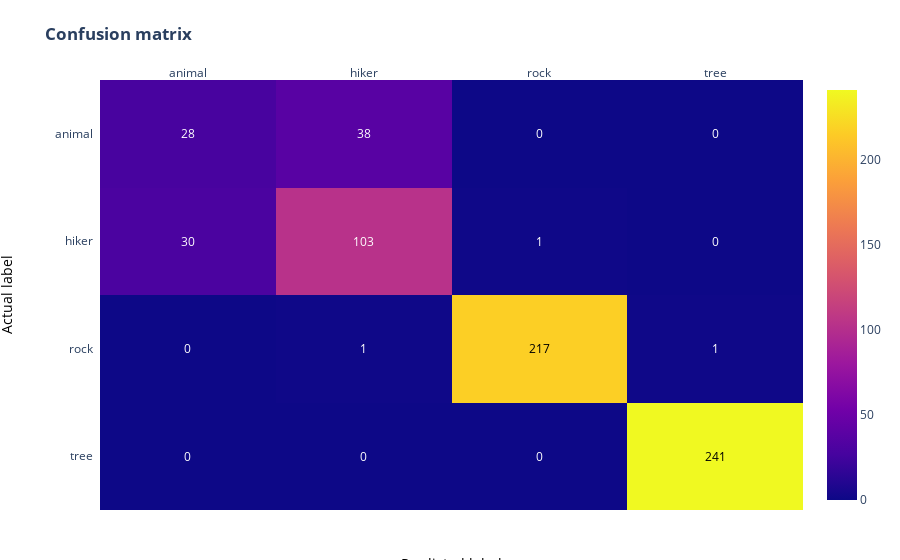

This figure's notebook cell:
### Code cell
#While the matrix above can be useful in calculations, it's not very helpful or intuitive.

#Let's add a plot with labels and colors to turn that data into actual insights


# We use plotly to create plots and charts
import plotly.figure_factory as ff

# Create the list of unique labels in the test set, to use in our plot
# I.e., ['animal', 'hiker', 'rock', 'tree']
x = y = sorted(list(test["label"].unique()))

# Plot the matrix above as a heatmap with annotations (values) in its cells
fig = ff.create_annotated_heatmap(cm, x, y)

# Set titles and ordering
fig.update_layout(  title_text="<b>Confusion matrix</b>", 
                    yaxis = dict(categoryorder = "category descending"))

fig.add_annotation(dict(font=dict(color="black",size=14),
                        x=0.5,
                        y=-0.15,
                        showarrow=False,
                        text="Predicted label",
                        xref="paper",
                        yref="paper"))

fig.add_annotation(dict(font=dict(color="black",size=14),
                        x=-0.15,
                        y=0.5,
                        showarrow=False,
                        text="Actual label",
                        textangle=-90,
                        xref="paper",
                        yref="paper"))

# We need margins so the titles fit
fig.update_layout(margin=dict(t=80, r=20, l=100, b=50))
fig['data'][0]['showscale'] = True
fig.show()

### Figure 1 — Plotly figure (JSON) as saved in the notebook; plotly's stock layout.template omitted (floating-point values rounded to 4 significant figures)
{"data": [{"colorscale": [[0, "#0d0887"], [0.1111, "#46039f"], [0.2222, "#7201a8"], [0.3333, "#9c179e"], [0.4444, "#bd3786"], [0.5556, "#d8576b"], [0.6667, "#ed7953"], [0.7778, "#fb9f3a"], [0.8889, "#fdca26"], [1, "#f0f921"]], "reversescale": false, "showscale": true, "type": "heatmap", "x": ["animal", "hiker", "rock", "tree"], "y": ["animal", "hiker", "rock", "tree"], "z": [[28, 38, 0, 0], [30, 103, 1, 0], [0, 1, 217, 1], [0, 0, 0, 241]]}], "layout": {"annotations": [{"font": {"color": "#FFFFFF"}, "showarrow": false, "text": "28", "x": "animal", "xref": "x", "y": "animal", "yref": "y"}, {"font": {"color": "#FFFFFF"}, "showarrow": false, "text": "38", "x": "hiker", "xref": "x", "y": "animal", "yref": "y"}, {"font": {"color": "#FFFFFF"}, "showarrow": false, "text": "0", "x": "rock", "xref": "x", "y": "animal", "yref": "y"}, {"font": {"color": "#FFFFFF"}, "showarrow": false, "text": "0", "x": "tree", "xref": "x", "y": "animal", "yref": "y"}, {"font": {"color": "#FFFFFF"}, "showarrow": false, "text": "30", "x": "animal", "xref": "x", "y": "hiker", "yref": "y"}, {"font": {"color": "#FFFFFF"}, "showarrow": false, "text": "103", "x": "hiker", "xref": "x", "y": "hiker", "yref": "y"}, {"font": {"color": "#FFFFFF"}, "showarrow": false, "text": "1", "x": "rock", "xref": "x", "y": "hiker", "yref": "y"}, {"font": {"color": "#FFFFFF"}, "showarrow": false, "text": "0", "x": "tree", "xref": "x", "y": "hiker", "yref": "y"}, {"font": {"color": "#FFFFFF"}, "showarrow": false, "text": "0", "x": "animal", "xref": "x", "y": "rock", "yref": "y"}, {"font": {"color": "#FFFFFF"}, "showarrow": false, "text": "1", "x": "hiker", "xref": "x", "y": "rock", "yref": "y"}, {"font": {"color": "#000000"}, "showarrow": false, "text": "217", "x": "rock", "xref": "x", "y": "rock", "yref": "y"}, {"font": {"color": "#FFFFFF"}, "showarrow": false, "text": "1", "x": "tree", "xref": "x", "y": "rock", "yref": "y"}, {"font": {"color": "#FFFFFF"}, "showarrow": false, "text": "0", "x": "animal", "xref": "x", "y": "tree", "yref": "y"}, {"font": {"color": "#FFFFFF"}, "showarrow": false, "text": "0", "x": "hiker", "xref": "x", "y": "tree", "yref": "y"}, {"font": {"color": "#FFFFFF"}, "showarrow": false, "text": "0", "x": "rock", "xref": "x", "y": "tree", "yref": "y"}, {"font": {"color": "#000000"}, "showarrow": false, "text": "241", "x": "tree", "xref": "x", "y": "tree", "yref": "y"}, {"font": {"color": "black", "size": 14}, "showarrow": false, "text": "Predicted label", "x": 0.5, "xref": "paper", "y": -0.15, "yref": "paper"}, {"font": {"color": "black", "size": 14}, "showarrow": false, "text": "Actual label", "textangle": -90, "x": -0.15, "xref": "paper", "y": 0.5, "yref": "paper"}], "margin": {"b": 50, "l": 100, "r": 20, "t": 80}, "title": {"text": "<b>Confusion matrix</b>"}, "xaxis": {"dtick": 1, "gridcolor": "rgb(0, 0, 0)", "side": "top", "ticks": ""}, "yaxis": {"categoryorder": "category descending", "dtick": 1, "ticks": "", "ticksuffix": "  "}}}
